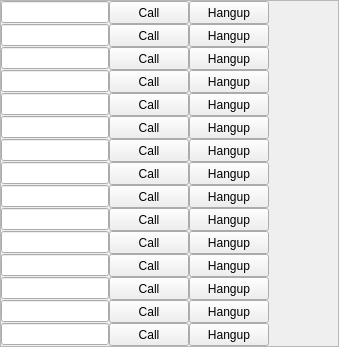
    <widget class="QFrame" name="frameLeft">
     <property name="frameShape">
      <enum>QFrame::StyledPanel</enum>
     </property>
     <property name="frameShadow">
      <enum>QFrame::Raised</enum>
     </property>
     <layout class="QVBoxLayout" name="verticalLayout">
      <property name="spacing">
       <number>0</number>
      </property>
      <property name="margin">
       <number>0</number>
      </property>
      <item>
       <widget class="QWidget" name="widgetInfo" native="true">
        <property name="minimumSize">
         <size>
          <width>0</width>
          <height>0</height>
         </size>
        </property>
        <layout class="QHBoxLayout" name="horizontalLayout">
         <property name="spacing">
          <number>0</number>
         </property>
         <property name="margin">
          <number>0</number>
         </property>
         <item>
          <widget class="QLineEdit" name="lineEditID"/>
         </item>
         <item>
          <widget class="QPushButton" name="pushButtonCall">
           <property name="minimumSize">
            <size>
             <width>50</width>
             <height>23</height>
            </size>
           </property>
           <property name="text">
            <string>Call</string>
           </property>
          </widget>
         </item>
         <item>
          <widget class="QPushButton" name="pushButtonHangup">
           <property name="minimumSize">
            <size>
             <width>50</width>
             <height>23</height>
            </size>
           </property>
           <property name="text">
            <string>Hangup</string>
           </property>
          </widget>
         </item>
         <item>
          <widget class="QLabel" name="labelStatus">
           <property name="minimumSize">
            <size>
             <width>69</width>
             <height>16</height>
            </size>
           </property>
           <property name="text">
            <string/>
           </property>
          </widget>
         </item>
        </layout>
       </widget>
      </item>
      <item>
       <widget class="QWidget" name="widgetInfo_2" native="true">
        <property name="minimumSize">
         <size>
          <width>0</width>
          <height>0</height>
         </size>
        </property>
        <layout class="QHBoxLayout" name="horizontalLayout_2">
         <property name="spacing">
          <number>0</number>
         </property>
         <property name="margin">
          <number>0</number>
         </property>
         <item>
          <widget class="QLineEdit" name="lineEditID_2"/>
         </item>
         <item>
          <widget class="QPushButton" name="pushButtonCall_2">
           <property name="minimumSize">
            <size>
             <width>50</width>
             <height>23</height>
            </size>
           </property>
           <property name="text">
            <string>Call</string>
           </property>
          </widget>
         </item>
         <item>
          <widget class="QPushButton" name="pushButtonHangup_2">
           <property name="minimumSize">
            <size>
             <width>50</width>
             <height>23</height>
            </size>
           </property>
           <property name="text">
            <string>Hangup</string>
           </property>
          </widget>
         </item>
         <item>
          <widget class="QLabel" name="labelStatus_2">
           <property name="minimumSize">
            <size>
             <width>69</width>
             <height>16</height>
            </size>
           </property>
           <property name="text">
            <string/>
           </property>
          </widget>
         </item>
        </layout>
       </widget>
      </item>
      <item>
       <widget class="QWidget" name="widgetInfo_3" native="true">
        <property name="minimumSize">
         <size>
          <width>0</width>
          <height>0</height>
         </size>
        </property>
        <layout class="QHBoxLayout" name="horizontalLayout_3">
         <property name="spacing">
          <number>0</number>
         </property>
         <property name="margin">
          <number>0</number>
         </property>
         <item>
          <widget class="QLineEdit" name="lineEditID_3"/>
         </item>
         <item>
          <widget class="QPushButton" name="pushButtonCall_3">
           <property name="minimumSize">
            <size>
             <width>50</width>
             <height>23</height>
            </size>
           </property>
           <property name="text">
            <string>Call</string>
           </property>
          </widget>
         </item>
         <item>
          <widget class="QPushButton" name="pushButtonHangup_3">
           <property name="minimumSize">
            <size>
             <width>50</width>
             <height>23</height>
            </size>
           </property>
           <property name="text">
            <string>Hangup</string>
           </property>
          </widget>
         </item>
         <item>
          <widget class="QLabel" name="labelStatus_3">
           <property name="minimumSize">
            <size>
             <width>69</width>
             <height>16</height>
            </size>
           </property>
           <property name="text">
            <string/>
           </property>
          </widget>
         </item>
        </layout>
       </widget>
      </item>
      <item>
       <widget class="QWidget" name="widgetInfo_4" native="true">
        <property name="minimumSize">
         <size>
          <width>0</width>
          <height>0</height>
         </size>
        </property>
        <layout class="QHBoxLayout" name="horizontalLayout_4">
         <property name="spacing">
          <number>0</number>
         </property>
         <property name="margin">
          <number>0</number>
         </property>
         <item>
          <widget class="QLineEdit" name="lineEditID_4"/>
         </item>
         <item>
          <widget class="QPushButton" name="pushButtonCall_4">
           <property name="minimumSize">
            <size>
             <width>50</width>
             <height>23</height>
            </size>
           </property>
           <property name="text">
            <string>Call</string>
           </property>
          </widget>
         </item>
         <item>
          <widget class="QPushButton" name="pushButtonHangup_4">
           <property name="minimumSize">
            <size>
             <width>50</width>
             <height>23</height>
            </size>
           </property>
           <property name="text">
            <string>Hangup</string>
           </property>
          </widget>
         </item>
         <item>
          <widget class="QLabel" name="labelStatus_4">
           <property name="minimumSize">
            <size>
             <width>69</width>
             <height>16</height>
            </size>
           </property>
           <property name="text">
            <string/>
           </property>
          </widget>
         </item>
        </layout>
       </widget>
      </item>
      <item>
       <widget class="QWidget" name="widgetInfo_5" native="true">
        <property name="minimumSize">
         <size>
          <width>0</width>
          <height>0</height>
         </size>
        </property>
        <layout class="QHBoxLayout" name="horizontalLayout_5">
         <property name="spacing">
          <number>0</number>
         </property>
         <property name="margin">
          <number>0</number>
         </property>
         <item>
          <widget class="QLineEdit" name="lineEditID_5"/>
         </item>
         <item>
          <widget class="QPushButton" name="pushButtonCall_5">
           <property name="minimumSize">
            <size>
             <width>50</width>
             <height>23</height>
            </size>
           </property>
           <property name="text">
            <string>Call</string>
           </property>
          </widget>
         </item>
         <item>
          <widget class="QPushButton" name="pushButtonHangup_5">
           <property name="minimumSize">
            <size>
             <width>50</width>
             <height>23</height>
            </size>
           </property>
           <property name="text">
            <string>Hangup</string>
           </property>
          </widget>
         </item>
         <item>
          <widget class="QLabel" name="labelStatus_5">
           <property name="minimumSize">
            <size>
             <width>69</width>
             <height>16</height>
            </size>
           </property>
           <property name="text">
            <string/>
           </property>
          </widget>
         </item>
        </layout>
       </widget>
      </item>
      <item>
       <widget class="QWidget" name="widgetInfo_6" native="true">
        <property name="minimumSize">
         <size>
          <width>0</width>
          <height>0</height>
         </size>
        </property>
        <layout class="QHBoxLayout" name="horizontalLayout_6">
         <property name="spacing">
          <number>0</number>
         </property>
         <property name="margin">
          <number>0</number>
         </property>
         <item>
          <widget class="QLineEdit" name="lineEditID_6"/>
         </item>
         <item>
          <widget class="QPushButton" name="pushButtonCall_6">
           <property name="minimumSize">
            <size>
             <width>50</width>
             <height>23</height>
            </size>
           </property>
           <property name="text">
            <string>Call</string>
           </property>
          </widget>
         </item>
         <item>
          <widget class="QPushButton" name="pushButtonHangup_6">
           <property name="minimumSize">
            <size>
             <width>50</width>
             <height>23</height>
            </size>
           </property>
           <property name="text">
            <string>Hangup</string>
           </property>
          </widget>
         </item>
         <item>
          <widget class="QLabel" name="labelStatus_6">
           <property name="minimumSize">
            <size>
             <width>69</width>
             <height>16</height>
            </size>
           </property>
           <property name="text">
            <string/>
           </property>
          </widget>
         </item>
        </layout>
       </widget>
      </item>
      <item>
       <widget class="QWidget" name="widgetInfo_7" native="true">
        <property name="minimumSize">
         <size>
          <width>0</width>
          <height>0</height>
         </size>
        </property>
        <layout class="QHBoxLayout" name="horizontalLayout_7">
         <property name="spacing">
          <number>0</number>
         </property>
         <property name="margin">
          <number>0</number>
         </property>
         <item>
          <widget class="QLineEdit" name="lineEditID_7"/>
         </item>
         <item>
          <widget class="QPushButton" name="pushButtonCall_7">
           <property name="minimumSize">
            <size>
             <width>50</width>
             <height>23</height>
            </size>
           </property>
           <property name="text">
            <string>Call</string>
           </property>
          </widget>
         </item>
         <item>
          <widget class="QPushButton" name="pushButtonHangup_7">
           <property name="minimumSize">
            <size>
             <width>50</width>
             <height>23</height>
            </size>
           </property>
           <property name="text">
            <string>Hangup</string>
           </property>
          </widget>
         </item>
         <item>
          <widget class="QLabel" name="labelStatus_7">
           <property name="minimumSize">
            <size>
             <width>69</width>
             <height>16</height>
            </size>
           </property>
           <property name="text">
            <string/>
           </property>
          </widget>
         </item>
        </layout>
       </widget>
      </item>
      <item>
       <widget class="QWidget" name="widgetInfo_8" native="true">
        <property name="minimumSize">
         <size>
          <width>0</width>
          <height>0</height>
         </size>
        </property>
        <layout class="QHBoxLayout" name="horizontalLayout_8">
         <property name="spacing">
          <number>0</number>
         </property>
         <property name="margin">
          <number>0</number>
         </property>
         <item>
          <widget class="QLineEdit" name="lineEditID_8"/>
         </item>
         <item>
          <widget class="QPushButton" name="pushButtonCall_8">
           <property name="minimumSize">
            <size>
             <width>50</width>
             <height>23</height>
            </size>
           </property>
           <property name="text">
            <string>Call</string>
           </property>
          </widget>
         </item>
         <item>
          <widget class="QPushButton" name="pushButtonHangup_8">
           <property name="minimumSize">
            <size>
             <width>50</width>
             <height>23</height>
            </size>
           </property>
           <property name="text">
            <string>Hangup</string>
           </property>
          </widget>
         </item>
         <item>
          <widget class="QLabel" name="labelStatus_8">
           <property name="minimumSize">
            <size>
             <width>69</width>
             <height>16</height>
            </size>
           </property>
           <property name="text">
            <string/>
           </property>
          </widget>
         </item>
        </layout>
       </widget>
      </item>
      <item>
       <widget class="QWidget" name="widgetInfo_9" native="true">
        <property name="minimumSize">
         <size>
          <width>0</width>
          <height>0</height>
         </size>
        </property>
        <layout class="QHBoxLayout" name="horizontalLayout_9">
         <property name="spacing">
          <number>0</number>
         </property>
         <property name="margin">
          <number>0</number>
         </property>
         <item>
          <widget class="QLineEdit" name="lineEditID_9"/>
         </item>
         <item>
          <widget class="QPushButton" name="pushButtonCall_9">
           <property name="minimumSize">
            <size>
             <width>50</width>
             <height>23</height>
            </size>
           </property>
           <property name="text">
            <string>Call</string>
           </property>
          </widget>
         </item>
         <item>
          <widget class="QPushButton" name="pushButtonHangup_9">
           <property name="minimumSize">
            <size>
             <width>50</width>
             <height>23</height>
            </size>
           </property>
           <property name="text">
            <string>Hangup</string>
           </property>
          </widget>
         </item>
         <item>
          <widget class="QLabel" name="labelStatus_9">
           <property name="minimumSize">
            <size>
             <width>69</width>
             <height>16</height>
            </size>
           </property>
           <property name="text">
            <string/>
           </property>
          </widget>
         </item>
        </layout>
       </widget>
      </item>
      <item>
       <widget class="QWidget" name="widgetInfo_10" native="true">
        <property name="minimumSize">
         <size>
          <width>0</width>
          <height>0</height>
         </size>
        </property>
        <layout class="QHBoxLayout" name="horizontalLayout_10">
         <property name="spacing">
          <number>0</number>
         </property>
         <property name="margin">
          <number>0</number>
         </property>
         <item>
          <widget class="QLineEdit" name="lineEditID_10"/>
         </item>
         <item>
          <widget class="QPushButton" name="pushButtonCall_10">
           <property name="minimumSize">
            <size>
             <width>50</width>
             <height>23</height>
            </size>
           </property>
           <property name="text">
            <string>Call</string>
           </property>
          </widget>
         </item>
         <item>
          <widget class="QPushButton" name="pushButtonHangup_10">
           <property name="minimumSize">
            <size>
             <width>50</width>
             <height>23</height>
            </size>
           </property>
           <property name="text">
            <string>Hangup</string>
           </property>
          </widget>
         </item>
         <item>
          <widget class="QLabel" name="labelStatus_10">
           <property name="minimumSize">
            <size>
             <width>69</width>
             <height>16</height>
            </size>
           </property>
           <property name="text">
            <string/>
           </property>
          </widget>
         </item>
        </layout>
       </widget>
      </item>
      <item>
       <widget class="QWidget" name="widgetInfo_11" native="true">
        <property name="minimumSize">
         <size>
          <width>0</width>
          <height>0</height>
         </size>
        </property>
        <layout class="QHBoxLayout" name="horizontalLayout_11">
         <property name="spacing">
          <number>0</number>
         </property>
         <property name="margin">
          <number>0</number>
         </property>
         <item>
          <widget class="QLineEdit" name="lineEditID_11"/>
         </item>
         <item>
          <widget class="QPushButton" name="pushButtonCall_11">
           <property name="minimumSize">
            <size>
             <width>50</width>
             <height>23</height>
            </size>
           </property>
           <property name="text">
            <string>Call</string>
           </property>
          </widget>
         </item>
         <item>
          <widget class="QPushButton" name="pushButtonHangup_11">
           <property name="minimumSize">
            <size>
             <width>50</width>
             <height>23</height>
            </size>
           </property>
           <property name="text">
            <string>Hangup</string>
           </property>
          </widget>
         </item>
         <item>
          <widget class="QLabel" name="labelStatus_11">
           <property name="minimumSize">
            <size>
             <width>69</width>
             <height>16</height>
            </size>
           </property>
           <property name="text">
            <string/>
           </property>
          </widget>
         </item>
        </layout>
       </widget>
      </item>
      <item>
       <widget class="QWidget" name="widgetInfo_12" native="true">
        <property name="minimumSize">
         <size>
          <width>0</width>
          <height>0</height>
         </size>
        </property>
        <layout class="QHBoxLayout" name="horizontalLayout_12">
         <property name="spacing">
          <number>0</number>
         </property>
         <property name="margin">
          <number>0</number>
         </property>
         <item>
          <widget class="QLineEdit" name="lineEditID_12"/>
         </item>
         <item>
          <widget class="QPushButton" name="pushButtonCall_12">
           <property name="minimumSize">
            <size>
             <width>50</width>
             <height>23</height>
            </size>
           </property>
           <property name="text">
            <string>Call</string>
           </property>
          </widget>
         </item>
         <item>
          <widget class="QPushButton" name="pushButtonHangup_12">
           <property name="minimumSize">
            <size>
             <width>50</width>
             <height>23</height>
            </size>
           </property>
           <property name="text">
            <string>Hangup</string>
           </property>
          </widget>
         </item>
         <item>
          <widget class="QLabel" name="labelStatus_12">
           <property name="minimumSize">
            <size>
             <width>69</width>
             <height>16</height>
            </size>
           </property>
           <property name="text">
            <string/>
           </property>
          </widget>
         </item>
        </layout>
       </widget>
      </item>
      <item>
       <widget class="QWidget" name="widgetInfo_13" native="true">
        <property name="minimumSize">
         <size>
          <width>0</width>
          <height>0</height>
         </size>
        </property>
        <layout class="QHBoxLayout" name="horizontalLayout_13">
         <property name="spacing">
          <number>0</number>
         </property>
         <property name="margin">
          <number>0</number>
         </property>
         <item>
          <widget class="QLineEdit" name="lineEditID_13"/>
         </item>
         <item>
          <widget class="QPushButton" name="pushButtonCall_13">
           <property name="minimumSize">
            <size>
             <width>50</width>
             <height>23</height>
            </size>
           </property>
           <property name="text">
            <string>Call</string>
           </property>
          </widget>
         </item>
         <item>
          <widget class="QPushButton" name="pushButtonHangup_13">
           <property name="minimumSize">
            <size>
             <width>50</width>
             <height>23</height>
            </size>
           </property>
           <property name="text">
            <string>Hangup</string>
           </property>
          </widget>
         </item>
         <item>
          <widget class="QLabel" name="labelStatus_13">
           <property name="minimumSize">
            <size>
             <width>69</width>
             <height>16</height>
            </size>
           </property>
           <property name="text">
            <string/>
           </property>
          </widget>
         </item>
        </layout>
       </widget>
      </item>
      <item>
       <widget class="QWidget" name="widgetInfo_14" native="true">
        <property name="minimumSize">
         <size>
          <width>0</width>
          <height>0</height>
         </size>
        </property>
        <layout class="QHBoxLayout" name="horizontalLayout_14">
         <property name="spacing">
          <number>0</number>
         </property>
         <property name="margin">
          <number>0</number>
         </property>
         <item>
          <widget class="QLineEdit" name="lineEditID_14"/>
         </item>
         <item>
          <widget class="QPushButton" name="pushButtonCall_14">
           <property name="minimumSize">
            <size>
             <width>50</width>
             <height>23</height>
            </size>
           </property>
           <property name="text">
            <string>Call</string>
           </property>
          </widget>
         </item>
         <item>
          <widget class="QPushButton" name="pushButtonHangup_14">
           <property name="minimumSize">
            <size>
             <width>50</width>
             <height>23</height>
            </size>
           </property>
           <property name="text">
            <string>Hangup</string>
           </property>
          </widget>
         </item>
         <item>
          <widget class="QLabel" name="labelStatus_14">
           <property name="minimumSize">
            <size>
             <width>69</width>
             <height>16</height>
            </size>
           </property>
           <property name="text">
            <string/>
           </property>
          </widget>
         </item>
        </layout>
       </widget>
      </item>
      <item>
       <widget class="QWidget" name="widgetInfo_15" native="true">
        <property name="minimumSize">
         <size>
          <width>0</width>
          <height>0</height>
         </size>
        </property>
        <layout class="QHBoxLayout" name="horizontalLayout_15">
         <property name="spacing">
          <number>0</number>
         </property>
         <property name="margin">
          <number>0</number>
         </property>
         <item>
          <widget class="QLineEdit" name="lineEditID_15"/>
         </item>
         <item>
          <widget class="QPushButton" name="pushButtonCall_15">
           <property name="minimumSize">
            <size>
             <width>50</width>
             <height>23</height>
            </size>
           </property>
           <property name="text">
            <string>Call</string>
           </property>
          </widget>
         </item>
         <item>
          <widget class="QPushButton" name="pushButtonHangup_15">
           <property name="minimumSize">
            <size>
             <width>50</width>
             <height>23</height>
            </size>
           </property>
           <property name="text">
            <string>Hangup</string>
           </property>
          </widget>
         </item>
         <item>
          <widget class="QLabel" name="labelStatus_15">
           <property name="minimumSize">
            <size>
             <width>69</width>
             <height>16</height>
            </size>
           </property>
           <property name="text">
            <string/>
           </property>
          </widget>
         </item>
        </layout>
       </widget>
      </item>
     </layout>
    </widget>
